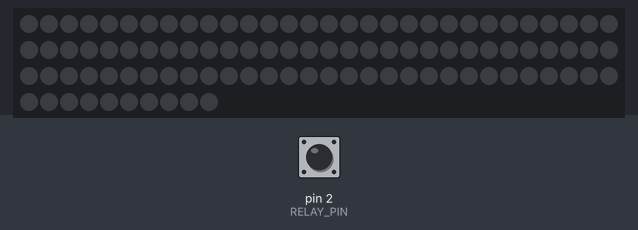
Bench run of a sketch on a simulated Arduino Uno, built with avr-gcc and run on an emulated ATmega328P. Shown: 100 RGB LEDs in strip order, left to right, continuing on the next row. The inputs (shaded band) are chosen by the test bench; at power-on: pin 2 (RELAY_PIN) HIGH. Dim RGB values are drawn brighter than linear.

Above: at 1.2 s.
1.3 s: pin 2 (RELAY_PIN) pulled LOW for 1 s
At 1.77 s:
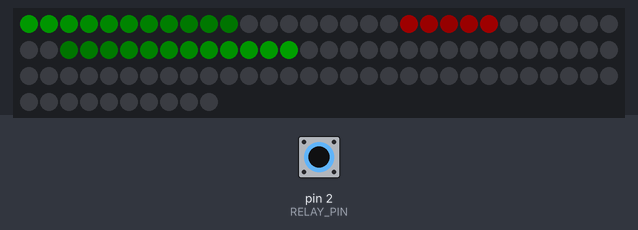
4.0 s: pin 2 (RELAY_PIN) pulled LOW for 0.15 s
At 4.18 s:
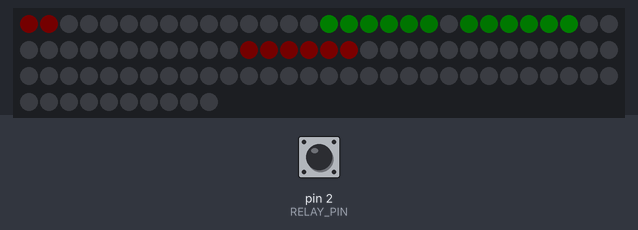
5.8 s: pin 2 (RELAY_PIN) pulled LOW for 0.15 s
At 5.95 s:
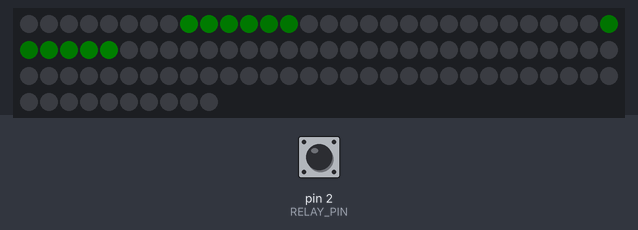
7.6 s: pin 2 (RELAY_PIN) pulled LOW for 1 s
At 8.06 s:
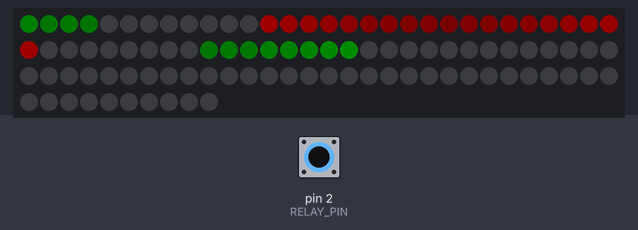
Timing chart, 0 to 10.6 s (numbered marks = the images above; inputs shaded):
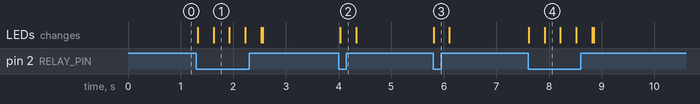

The sketch:

PixelLooper.ino
```cpp
#define reverse 1
//#define SERIAL_DEBUG 1

#define FASTLED_INTERNAL
#include <FastLED.h>

#define RELAY_PIN 2
#define DATA_PIN 6

#define NUM_LEDS 100
#define PATTERN_SIZE 40

CRGB leds[NUM_LEDS];

#ifndef reverse
CRGB pattern[] = {
CRGB(211, 0, 0),
CRGB(173, 0, 0),
CRGB(139, 0, 0),
CRGB(112, 0, 0),
CRGB(88, 0, 0),
CRGB(68, 0, 0),
CRGB(52, 0, 0),
CRGB(38, 0, 0),
CRGB(28, 0, 0),
CRGB(20, 0, 0),
CRGB(13, 0, 0),
CRGB(8, 0, 0),
CRGB(6, 0, 0),
CRGB(3, 0, 0),
CRGB(1, 0, 0),
CRGB(1, 0, 0),
CRGB(0, 0, 0),
CRGB(0, 0, 0),
CRGB(0, 0, 0),
CRGB(0, 0, 0),
CRGB(0, 211, 0),
CRGB(0, 172, 0),
CRGB(0, 140, 0),
CRGB(0, 112, 0),
CRGB(0, 88, 0),
CRGB(0, 68, 0),
CRGB(0, 51, 0),
CRGB(0, 39, 0),
CRGB(0, 28, 0),
CRGB(0, 19, 0),
CRGB(0, 14, 0),
CRGB(0, 8, 0),
CRGB(0, 5, 0),
CRGB(0, 3, 0),
CRGB(0, 2, 0),
CRGB(0, 1, 0),
CRGB(0, 0, 0),
CRGB(0, 0, 0),
CRGB(0, 0, 0),
CRGB(0, 0, 0)
};
#endif
#ifdef reverse
CRGB pattern[] = {
  CRGB(0, 0, 0),
  CRGB(0, 0, 0),
  CRGB(0, 0, 0),
  CRGB(0, 0, 0),
  CRGB(0, 1, 0),
  CRGB(0, 2, 0),
  CRGB(0, 3, 0),
  CRGB(0, 5, 0),
  CRGB(0, 8, 0),
  CRGB(0, 14, 0),
  CRGB(0, 19, 0),
  CRGB(0, 28, 0),
  CRGB(0, 39, 0),
  CRGB(0, 51, 0),
  CRGB(0, 68, 0),
  CRGB(0, 88, 0),
  CRGB(0, 112, 0),
  CRGB(0, 140, 0),
  CRGB(0, 172, 0),
  CRGB(0, 211, 0),
  CRGB(0, 0, 0),
  CRGB(0, 0, 0),
  CRGB(0, 0, 0),
  CRGB(0, 0, 0),
  CRGB(1, 0, 0),
  CRGB(1, 0, 0),
  CRGB(3, 0, 0),
  CRGB(6, 0, 0),
  CRGB(8, 0, 0),
  CRGB(13, 0, 0),
  CRGB(20, 0, 0),
  CRGB(28, 0, 0),
  CRGB(38, 0, 0),
  CRGB(52, 0, 0),
  CRGB(68, 0, 0),
  CRGB(88, 0, 0),
  CRGB(112, 0, 0),
  CRGB(139, 0, 0),
  CRGB(173, 0, 0),
  CRGB(211, 0, 0)
};
#endif

void setup() {
  #ifdef SERIAL_DEBUG
    Serial.begin(9600);
    Serial.println("hello world");
  #endif
  pinMode(RELAY_PIN,INPUT_PULLUP);
  FastLED.addLeds<NEOPIXEL, DATA_PIN>(leds, NUM_LEDS);
}

uint8_t i = 1;
uint8_t brightness = 0;
const int8_t midpoint = 21;

CRGB get_pixel(uint8_t x) {
//  return pattern[15];
  return pattern[(x + i) % PATTERN_SIZE];
}

void loop() {
//    i = (i + 1) % PATTERN_SIZE;
    if (i) {
      i --;
    } else {
      i = PATTERN_SIZE - 1;
    }
    if (digitalRead(RELAY_PIN)) {
      brightness = brightness / 2;
    } else {
      brightness = qadd8(brightness, 4);
    }
    #ifdef SERIAL_DEBUG
      Serial.print(i);
      Serial.print(",");
      Serial.println(brightness);
    #endif
    FastLED.setBrightness(brightness);

    for (int8_t x=0; x<=30; x++) {
        CRGB color = get_pixel(x);
        if (midpoint + x < 47) {
          leds[midpoint + x] = color;
        }
        if (x <= midpoint) {
          leds[midpoint - x] = color;
        }
    }
    FastLED.show();
    delay(1000/30);
}
```

Measured:
- after the input at 1.3 s, the LEDs: first change at once (image 1 shows a later state)
- after the input at 4.0 s, the LEDs: change at once (image 2)
- after the input at 5.8 s, the LEDs: change at once (image 3)
- after the input at 7.6 s, the LEDs: first change at once (image 4 shows a later state)
